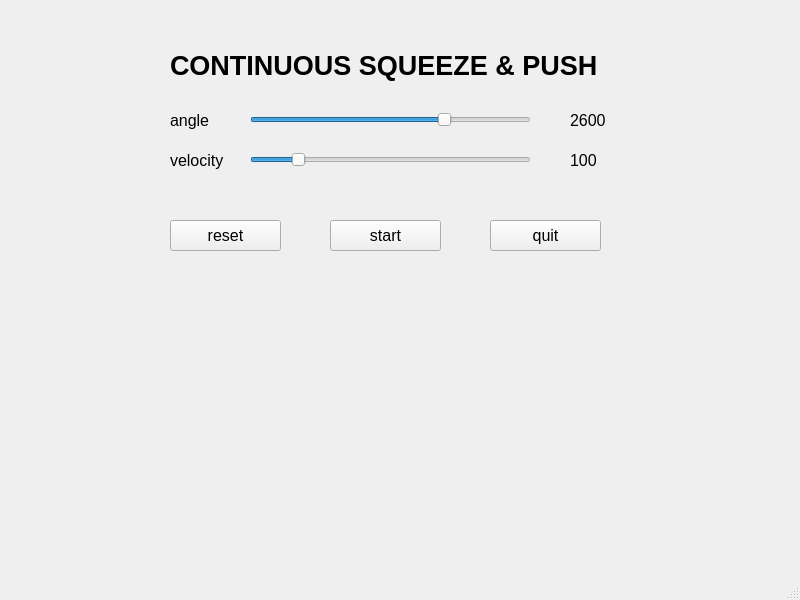
<?xml version="1.0" encoding="UTF-8"?>
<ui version="4.0">
 <class>ThirdLayoutContinuousSqueezeAndPushWindow</class>
 <widget class="QMainWindow" name="ThirdLayoutContinuousSqueezeAndPushWindow">
  <property name="geometry">
   <rect>
    <x>0</x>
    <y>0</y>
    <width>800</width>
    <height>600</height>
   </rect>
  </property>
  <property name="windowTitle">
   <string>MainWindow</string>
  </property>
  <widget class="QWidget" name="centralwidget">
   <widget class="QLabel" name="angleLabel">
    <property name="geometry">
     <rect>
      <x>170</x>
      <y>110</y>
      <width>41</width>
      <height>21</height>
     </rect>
    </property>
    <property name="font">
     <font>
      <family>Tahoma</family>
      <pointsize>12</pointsize>
     </font>
    </property>
    <property name="text">
     <string>angle</string>
    </property>
   </widget>
   <widget class="QSlider" name="angleSlider">
    <property name="geometry">
     <rect>
      <x>250</x>
      <y>110</y>
      <width>281</width>
      <height>20</height>
     </rect>
    </property>
    <property name="minimum">
     <number>2194</number>
    </property>
    <property name="maximum">
     <number>2770</number>
    </property>
    <property name="value">
     <number>2600</number>
    </property>
    <property name="orientation">
     <enum>Qt::Horizontal</enum>
    </property>
   </widget>
   <widget class="QLabel" name="velocityVal">
    <property name="geometry">
     <rect>
      <x>570</x>
      <y>150</y>
      <width>41</width>
      <height>21</height>
     </rect>
    </property>
    <property name="font">
     <font>
      <family>Tahoma</family>
      <pointsize>12</pointsize>
     </font>
    </property>
    <property name="text">
     <string>100</string>
    </property>
   </widget>
   <widget class="QLabel" name="titleLabel">
    <property name="geometry">
     <rect>
      <x>170</x>
      <y>50</y>
      <width>441</width>
      <height>31</height>
     </rect>
    </property>
    <property name="font">
     <font>
      <family>Tahoma</family>
      <pointsize>20</pointsize>
      <weight>75</weight>
      <bold>true</bold>
     </font>
    </property>
    <property name="text">
     <string>CONTINUOUS SQUEEZE &amp; PUSH</string>
    </property>
   </widget>
   <widget class="QPushButton" name="startButton">
    <property name="geometry">
     <rect>
      <x>330</x>
      <y>220</y>
      <width>111</width>
      <height>31</height>
     </rect>
    </property>
    <property name="font">
     <font>
      <family>Tahoma</family>
      <pointsize>12</pointsize>
     </font>
    </property>
    <property name="text">
     <string>start</string>
    </property>
   </widget>
   <widget class="QLabel" name="angleVal">
    <property name="geometry">
     <rect>
      <x>570</x>
      <y>110</y>
      <width>41</width>
      <height>21</height>
     </rect>
    </property>
    <property name="font">
     <font>
      <family>Tahoma</family>
      <pointsize>12</pointsize>
     </font>
    </property>
    <property name="text">
     <string>2600</string>
    </property>
   </widget>
   <widget class="QLabel" name="velocityLabel">
    <property name="geometry">
     <rect>
      <x>170</x>
      <y>150</y>
      <width>61</width>
      <height>21</height>
     </rect>
    </property>
    <property name="font">
     <font>
      <family>Tahoma</family>
      <pointsize>12</pointsize>
     </font>
    </property>
    <property name="text">
     <string>velocity</string>
    </property>
   </widget>
   <widget class="QSlider" name="velocitySlider">
    <property name="geometry">
     <rect>
      <x>250</x>
      <y>150</y>
      <width>281</width>
      <height>20</height>
     </rect>
    </property>
    <property name="minimum">
     <number>10</number>
    </property>
    <property name="maximum">
     <number>600</number>
    </property>
    <property name="value">
     <number>100</number>
    </property>
    <property name="orientation">
     <enum>Qt::Horizontal</enum>
    </property>
   </widget>
   <widget class="QPushButton" name="quitButton">
    <property name="geometry">
     <rect>
      <x>490</x>
      <y>220</y>
      <width>111</width>
      <height>31</height>
     </rect>
    </property>
    <property name="font">
     <font>
      <family>Tahoma</family>
      <pointsize>12</pointsize>
     </font>
    </property>
    <property name="text">
     <string>quit</string>
    </property>
   </widget>
   <widget class="QPushButton" name="resetButton">
    <property name="geometry">
     <rect>
      <x>170</x>
      <y>220</y>
      <width>111</width>
      <height>31</height>
     </rect>
    </property>
    <property name="font">
     <font>
      <family>Tahoma</family>
      <pointsize>12</pointsize>
     </font>
    </property>
    <property name="text">
     <string>reset</string>
    </property>
   </widget>
  </widget>
  <widget class="QMenuBar" name="menubar">
   <property name="geometry">
    <rect>
     <x>0</x>
     <y>0</y>
     <width>800</width>
     <height>21</height>
    </rect>
   </property>
  </widget>
  <widget class="QStatusBar" name="statusbar"/>
 </widget>
 <resources/>
 <connections/>
</ui>
